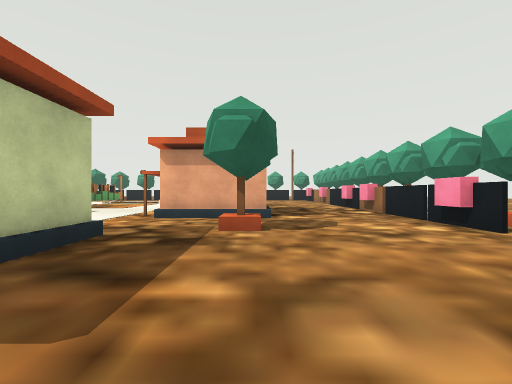
view 1 (above)

18 first-person views from a walk through a Unity game level. The camera is 1.2 m above the floor, looks level and sees 90° across. The floor is counted in squares, 2 m on a side. Each view is taken from the middle of a square. On the plan, view 1 faces up. The plan holds only what a view shows up to about 9 squares ahead; the rest is blank. The place goes on beyond the plan. The player is left out. Some animated figures are not drawn. Some surface patterns are stand-ins.

view 2
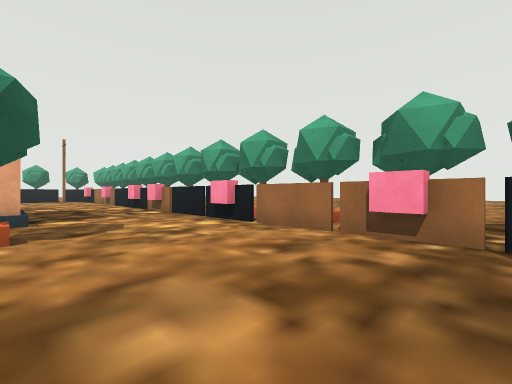

view 3
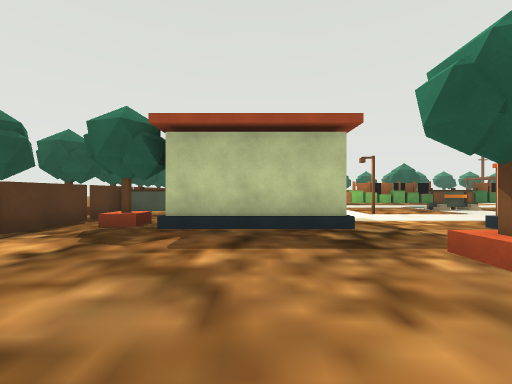

view 4
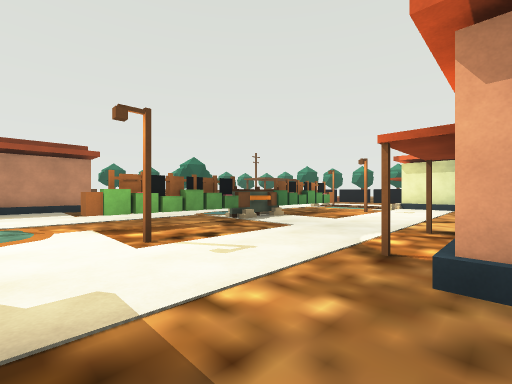

view 5
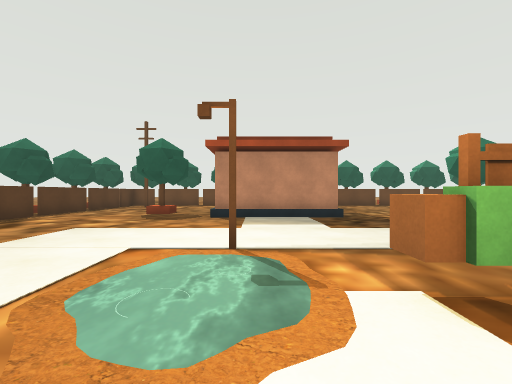

view 6
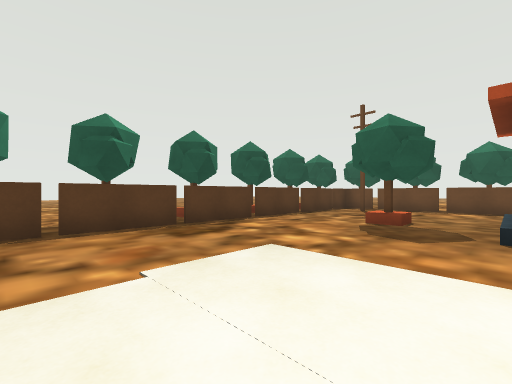

view 7
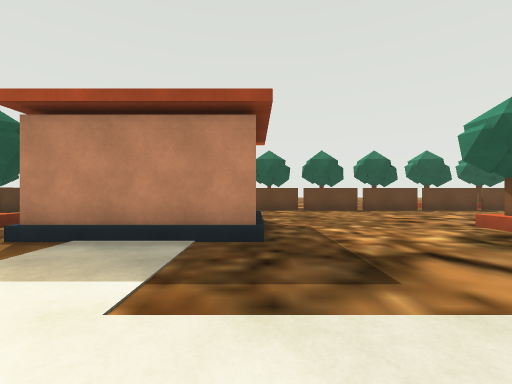

view 8
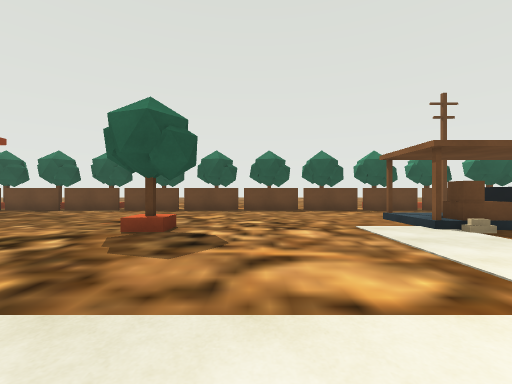

view 9
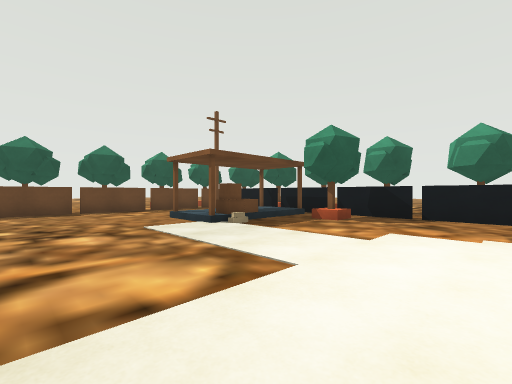

view 10
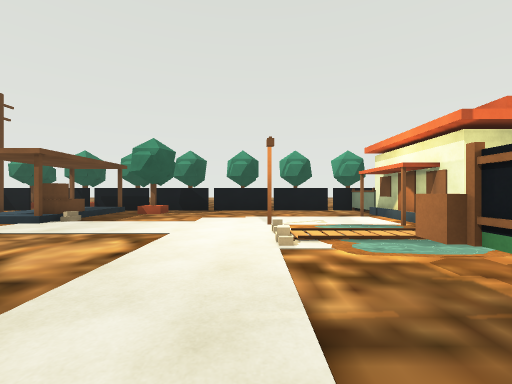

view 11
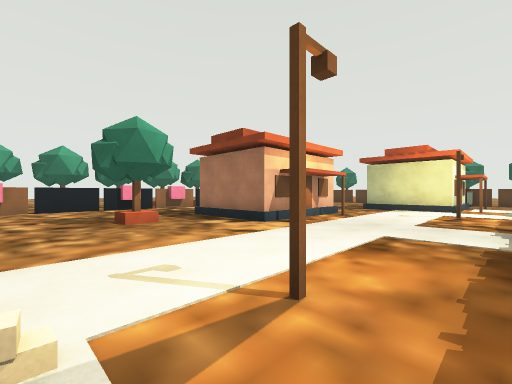

view 12
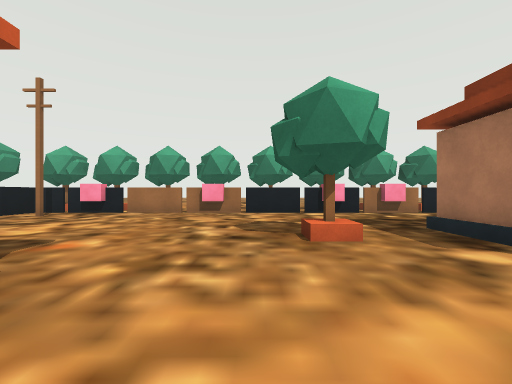

view 13
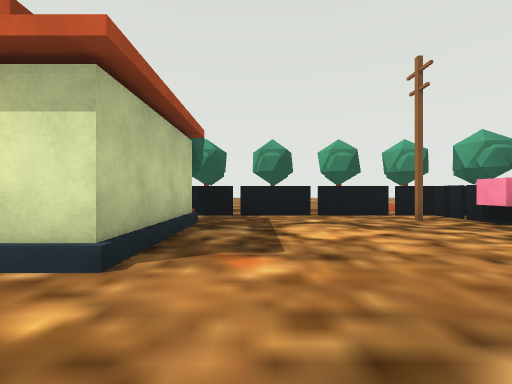

view 14
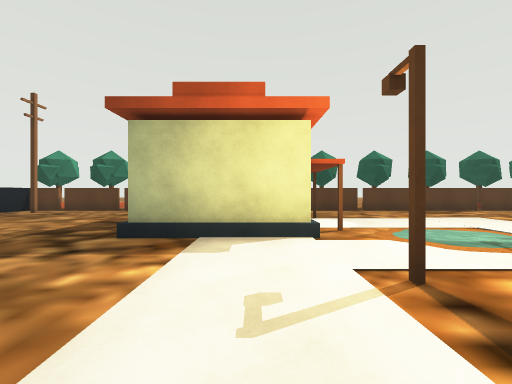

view 15
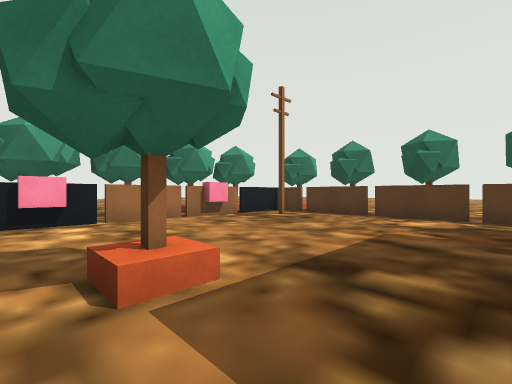

view 16
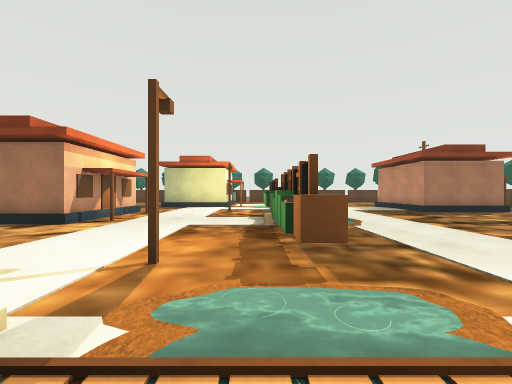

view 17
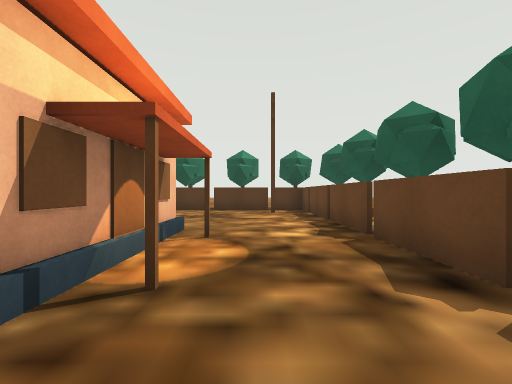

view 18
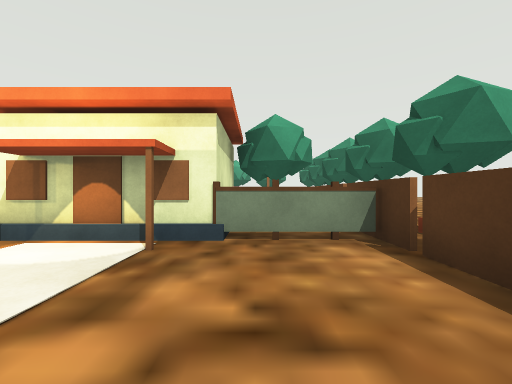

### Floor plan
Points are (right, up) in squares from view 1. A wall is a line through its corners. A room is listed if a view was taken in it or the views show most of it. See-through windows are left out.
Room 1 (views 1, 2, 3, 4, 5, 6, 7, 8, 9, 10, 11, 12, 13, 14, 15, 16, 17, 18)
walls: (-4.8, 3.5) (-2.2, 3.5) (-2.2, 0.5) (-4.8, 0.5) (-4.8, 3.5); (-13.8, 6) (-11.2, 6) (-11.2, 3); (0.4, 6) (-2.3, 6) (-2.3, 9) (0.2, 9); (-13.8, 3) (-13.8, 5.8); (-2.2, 17) (-2.2, 14) (-4.8, 14) (-4.8, 17.1); (4.5, 18.6) (-16.6, 18.6) (-16.6, -1.6) (3.6, -1.6) (3.6, 18.6)
low walls: (-11.9, 10.5) (-11.9, 9.9) (-12.5, 9.9); (0.1, 3.9) (-0.5, 3.9); (-12.2, 1.5) (-12.2, 0.9)
ways out: gap at (4, 4.5); gap at (4, 11.5); gap at (4, 18)
objects: other object (-16, -1) to (-15, 0); other object (-16, 17) to (-15, 18); other object (-14, 15); other object (-14, 18); other object (-12, 14); other object (-12, 15); other object (-12, 16); other object (-12, 18); other object (-8, 4); other object (-8, 15); other object (-7, 6); other object (-7, 7); other object (-7, 9); other object (-7, 10); other object (-7, 11); other object (-6, 4); other object (-6, 5); other object (-6, 8); other object (-6, 9); other object (-6, 12); other object (-5, -1) to (-5, 0); other object (-5, 5); other object (-5, 6); other object (-5, 7); other object (-5, 9); other object (-5, 10); other object (-5, 11); other object (-5, 12); other object (-5, 18); other object (-3, 7); other object (-3, 8); other object (2, -1) to (3, 0); other object (2, 17) to (3, 18); other object (3, 1); other object (3, 5); other object (3, 8); other object (3, 10); other object (3, 13); other object (3, 17)

Where each view was taken, in squares from view 1:
view 1: 0 up, 0 right, facing up
view 2: 0 up, 0 right, facing up-right
view 3: 2 up, 2 right, facing left
view 4: 4 up, 2 left, facing up-left
view 5: 4 up, 5 left, facing left
view 6: 3 up, 7 left, facing down-left
view 7: 6 up, 8 left, facing left
view 8: 12 up, 8 left, facing left
view 9: 12 up, 8 left, facing up-left
view 10: 10 up, 8 left, facing up
view 11: 13 up, 6 left, facing down-right
view 12: 12 up, 4 left, facing right
view 13: 12 up, 1 left, facing up
view 14: 7 up, 4 left, facing down
view 15: 5 up, 2 left, facing down-right
view 16: 14 up, 6 left, facing down
view 17: 7 up, 15 left, facing down
view 18: 0 up, 8 left, facing right
